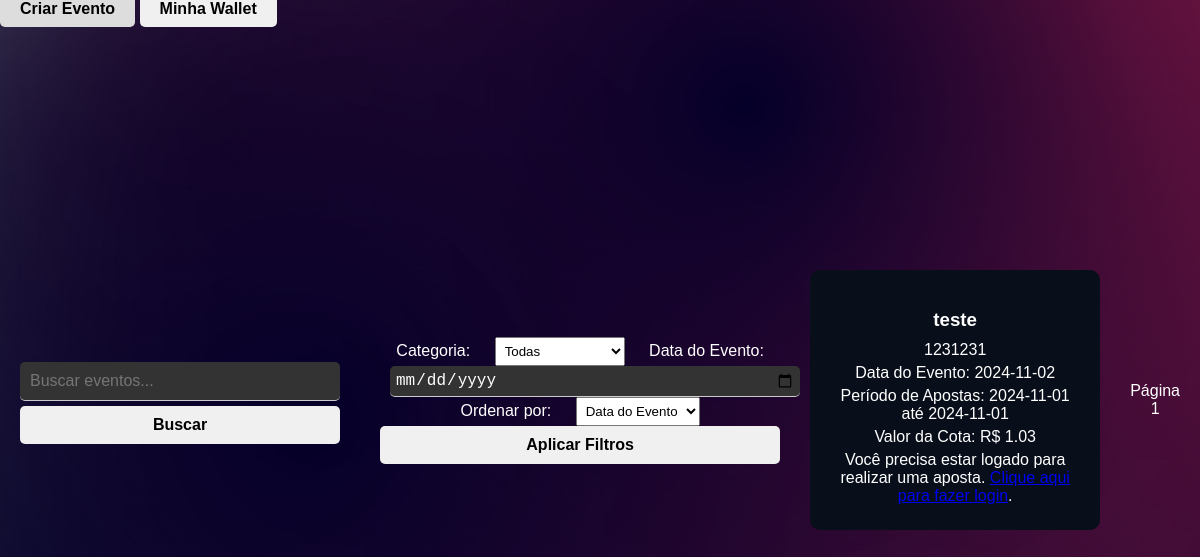
The page /pesquisar_evento on the database its author committed.
### tables this page shows
CREATE TABLE eventos (
        id INTEGER PRIMARY KEY AUTOINCREMENT,
        titulo TEXT NOT NULL,
        descricao TEXT NOT NULL,
        valor_cota REAL NOT NULL CHECK (valor_cota >= 1.00),
        data_evento DATE NOT NULL,
        data_inicio_apostas DATE NOT NULL,
        data_fim_apostas DATE NOT NULL,
        status TEXT NOT NULL DEFAULT 'pendente',
        id_criador INTEGER NOT NULL,
        data_criacao TIMESTAMP DEFAULT CURRENT_TIMESTAMP,
        FOREIGN KEY (id_criador) REFERENCES usuarios(id) ON DELETE CASCADE
    );

### app.py (the view)
@app.route('/pesquisar_evento', methods=['GET'])
def pesquisar_evento():
    query = request.args.get('query', '')
    categoria_id = request.args.get('categoria', '')
    data = request.args.get('data', '')
    ordenacao = request.args.get('ordenacao', '')
    page = int(request.args.get('page', 1))
    per_page = 10
    offset = (page - 1) * per_page
    conn = sqlite3.connect(database_path)
    cursor = conn.cursor()
    sql = '''
        SELECT DISTINCT eventos.*
        FROM eventos
        LEFT JOIN eventos_categorias ON eventos.id = eventos_categorias.id_evento
        WHERE eventos.status = 'aprovado'
        AND eventos.data_evento >= date('now')

    '''
    params = []
    if query:
        sql += ' AND (eventos.titulo LIKE ? OR eventos.descricao LIKE ?)'
        params.extend(['%' + query + '%', '%' + query + '%'])
    if categoria_id:
        sql += ' AND eventos_categorias.id_categoria = ?'
        params.append(categoria_id)
    if data:
        sql += ' AND eventos.data_evento = ?'
        params.append(data)
    if ordenacao:
        if ordenacao == 'popularidade':
            sql += ' ORDER BY (SELECT COUNT(*) FROM apostas WHERE apostas.id_evento = eventos.id) DESC'
        elif ordenacao == 'valor_cota':
            sql += ' ORDER BY eventos.valor_cota DESC'
        else:
            sql += ' ORDER BY eventos.data_evento ASC'
    else:
        sql += ' ORDER BY eventos.data_evento ASC'
    sql += ' LIMIT ? OFFSET ?'
    params.extend([per_page, offset])
    cursor.execute(sql, params)
    eventos = cursor.fetchall()
    cursor.execute('SELECT * FROM categorias_eventos')
    categorias = cursor.fetchall()
    conn.close()
    return render_template('pesquisar_evento.html', eventos=eventos, query=query, categorias=categorias,
                           categoria_id=categoria_id, data=data, ordenacao=ordenacao, page=page, per_page=per_page)

### templates/pesquisar_evento.html (shortened to what this page needs)
<!DOCTYPE html>
<html lang="pt-BR">
<head>
    <link rel="stylesheet" href="{{ url_for('static', filename='css/styles.css') }}">
</head>
<body>
    <div class="top-bar">
        <a href="{{ url_for('criar_evento') }}" class="wallet-button">Criar Evento</a>
        <a href="{{ url_for('gerenciar_carteira') }}" class="wallet-button">Minha Wallet</a>
    </div>
    <div class="search-container">
        <form action="{{ url_for('pesquisar_evento') }}" method="GET" target="_blank">
            <input type="text" name="query" placeholder="Buscar eventos..." value="{{ query }}" required>
            <button type="submit">Buscar</button>
        </form>
    </div>
    <div class="filters-container">
        <form action="{{ url_for('pesquisar_evento') }}" method="GET">
            <label for="categoria">Categoria:</label>
            <select name="categoria" id="categoria">
                <option value="">Todas</option>
            </select>
            <label for="data">Data do Evento:</label>
            <input type="date" name="data" id="data" value="{{ data }}">
            <label for="ordenacao">Ordenar por:</label>
            <select name="ordenacao" id="ordenacao">
                <option value="data" {% if ordenacao == 'data' or ordenacao == '' %}selected{% endif %}>Data do Evento</option>
            </select>
            <button type="submit">Aplicar Filtros</button>
        </form>
    </div>
    <div class="eventos-container">
        {% if eventos %}
            {% for evento in eventos %}
                <div class="evento-card">
                    <h3>{{ evento[1] }}</h3>
                    <p>{{ evento[2] }}</p>
                    <p>Data do Evento: {{ evento[4] }}</p>
                    <p>Período de Apostas: {{ evento[5] }} até {{ evento[6] }}</p>
                    <p>Valor da Cota: R$ {{ '{:.2f}'.format(evento[3]) }}</p>
                    {% if session.get('logged_in') %}
                        <button onclick="openModal('{{ evento[0] }}', '{{ evento[1] }}', 'sim')">Apostar Sim</button>
                        <button onclick="openModal('{{ evento[0] }}', '{{ evento[1] }}', 'nao')">Apostar Não</button>
                    {% else %}
                        <p>Você precisa estar logado para realizar uma aposta. <a href="{{ url_for('login') }}">Clique aqui para fazer login</a>.</p>
                    {% endif %}
                </div>
            {% endfor %}
        {% else %}
            <p>Nenhum evento encontrado.</p>
        {% endif %}
    </div>
    <div class="pagination">
        <span>Página {{ page }}</span>
    </div>
</body>
</html>

### static/css/styles.css (style rules this page uses)
body { margin: 0; padding: 0; font-family: Arial, sans-serif; background: url('/static/images/bg.png') no-repeat center center fixed; background-size: cover; height: 100vh; display: flex; justify-content: center; align-items: center; }
input[type="text"], input[type="password"],input[type="email"],input[type="date"] { width: 100%; padding: 10px; margin: 5px 0; border: none; border-bottom: 1px solid #ccc; background-color: #333; color: #fff; font-size: 16px; outline: none; border-radius: 5px; }
button { width: 100%; padding: 10px; background-color: #f0f0f0; border: none; border-radius: 5px; cursor: pointer; font-size: 16px; font-weight: bold; }
.search-container { text-align: center; margin: 20px; }
.search-container input[type="text"] { width: 300px; padding: 10px; }
.search-container button { padding: 10px 20px; background-color: #f0f0f0; color: #000; border: none; border-radius: 5px; cursor: pointer; font-weight: bold; }
.eventos-container { display: flex; flex-wrap: wrap; justify-content: center; }
.evento-card { background-color: #080E1A; padding: 20px; margin: 10px; width: 250px; border-radius: 10px; color: #fff; text-align: center; }
.evento-card h3 { margin-bottom: 10px; }
.evento-card p { margin: 5px 0; }
.filters-container { margin: 20px; text-align: center; }
.filters-container form { display: inline-block; }
.filters-container label { margin: 0 10px; color: #fff; }
.filters-container select, .filters-container input[type="date"] { padding: 5px; margin: 0 10px; }
.pagination { text-align: center; margin: 20px; }
.pagination span { color: #fff; }
.top-bar { position: fixed; top: 0; left: 0; z-index: 1000; }
.wallet-button { padding: 10px 20px; background-color: #f0f0f0; color: #000; text-decoration: none; border-radius: 5px; font-weight: bold; }

### rows shown on the page
eventos: titulo "teste", descricao "1231231", data_evento "2024-11-02", data_inicio_apostas "2024-11-01", data_fim_apostas "2024-11-01", valor_cota "1.03"

### other values the page prints
{{ page }} "1"
